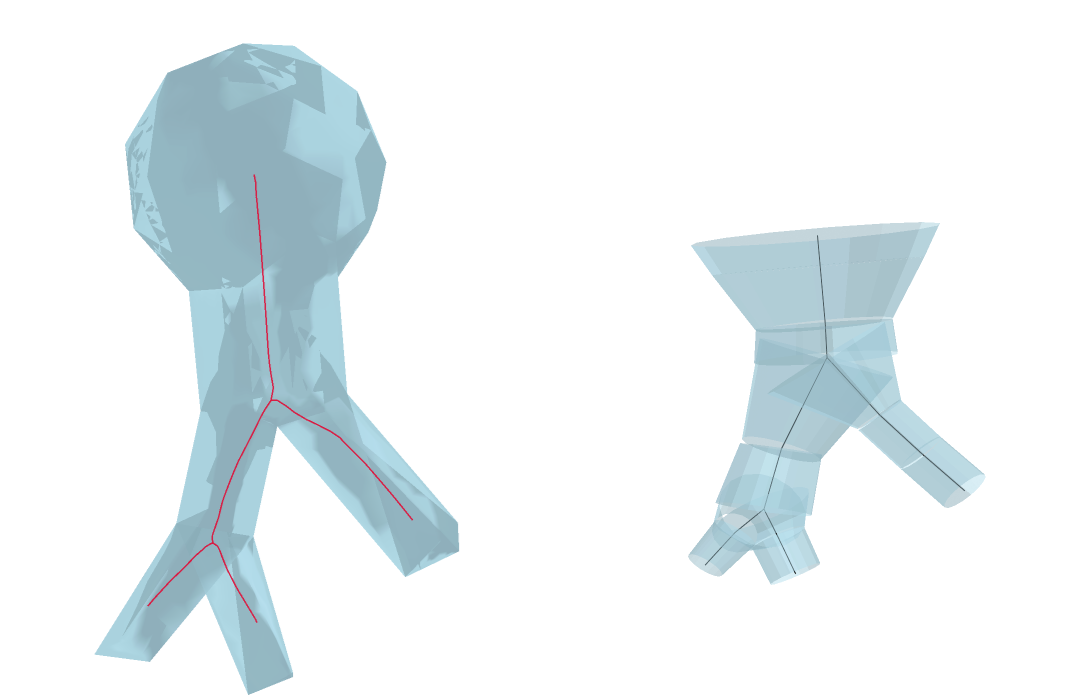

Here is the notebook cell this chart was saved with:
### Markdown cell above
## Fitted cable

The mesh and skeleton are on the left; the cable model is on the right. Both panels use the same view. Validation compares cable volume and surface area with the mesh.

### Code cell
fig = visualize_mesh_cable_3d(mm, skeleton, morph, show_axes=False, camera=camera)
fig.show()

validator = Validation(mm, skeleton, morph)
validator.full_validation()

### Figure 1 — Plotly figure (JSON) as saved in the notebook; plotly's stock layout.template omitted (floating-point values rounded to 4 significant figures; data arrays with more than 128 entries replaced by an {"elided": "..."} marker saying what was removed)
{"data": [{"color": "lightblue", "i": {"elided": "2830 int values"}, "j": {"elided": "2830 int values"}, "k": {"elided": "2830 int values"}, "name": "Mesh", "opacity": 0.8, "scene": "scene", "type": "mesh3d", "x": {"elided": "1417 float values"}, "y": {"elided": "1417 float values"}, "z": {"elided": "1417 float values"}}, {"line": {"color": "crimson", "width": 3}, "mode": "lines", "name": "Skeleton 0", "opacity": 0.95, "scene": "scene", "showlegend": false, "type": "scatter3d", "x": {"elided": "408 float values"}, "y": {"elided": "408 float values"}, "z": {"elided": "408 float values"}}, {"color": "lightblue", "flatshading": true, "i": {"elided": "384 int values"}, "j": {"elided": "384 int values"}, "k": {"elided": "384 int values"}, "name": "frusta", "opacity": 0.5, "scene": "scene2", "type": "mesh3d", "x": {"elided": "384 float values"}, "y": {"elided": "384 float values"}, "z": {"elided": "384 float values"}}, {"line": {"color": "black", "width": 2}, "mode": "lines", "name": "centroid", "scene": "scene2", "type": "scatter3d", "x": [-0.4193, -0.5422, null, -0.4193, -0.2842, null, -0.4193, -0.2133, null, -0.6653, -0.5422, null, -0.4126, -0.2842, null, -0.0185, -0.2133, null, -0.0185, -0.0007525, null, -0.0185, -0.01839, null, -4.799e-05, 1.457e-05, null, -0.0007525, 1.457e-05, null, 0.01259, -0.01911, null, -0.01839, -0.01911, null], "y": [0.454, 0.3113, null, 0.454, 0.7647, null, 0.454, 0.3591, null, 0.1597, 0.3113, null, 0.9707, 0.7647, null, 0.004442, 0.3591, null, 0.004442, 0.0002211, null, 0.004442, -0.3637, null, 3.571e-05, 0.000116, null, 0.0002211, 0.000116, null, -0.9537, -0.6522, null, -0.3637, -0.6522, null], "z": [-2.667, -2.879, null, -2.667, -2.947, null, -2.667, -2.186, null, -3.136, -2.879, null, -3.199, -2.947, null, -1.389, -2.186, null, -1.389, -1.077, null, -1.389, -1.952, null, -0.25, -0.5336, null, -1.077, -0.5336, null, -2.7, -2.321, null, -1.952, -2.321, null]}], "layout": {"height": 700, "margin": {"b": 0, "l": 0, "r": 0, "t": 0}, "paper_bgcolor": "white", "scene": {"aspectmode": "data", "camera": {"eye": {"x": -2.077, "y": -0.5783, "z": 0.1998}, "up": {"x": 0.1123, "y": -0.06083, "z": 0.9918}}, "domain": {"x": [0, 0.49], "y": [0, 1]}, "xaxis": {"range": [-1.035, 0.99], "showbackground": false, "showgrid": false, "visible": false, "zeroline": false}, "yaxis": {"range": [-1.394, 1.429], "showbackground": false, "showgrid": false, "visible": false, "zeroline": false}, "zaxis": {"range": [-3.726, 1.093], "showbackground": false, "showgrid": false, "visible": false, "zeroline": false}}, "scene2": {"aspectmode": "data", "camera": {"eye": {"x": -2.077, "y": -0.5783, "z": 0.1998}, "up": {"x": 0.1123, "y": -0.06083, "z": 0.9918}}, "domain": {"x": [0.51, 1], "y": [0, 1]}, "xaxis": {"range": [-1.035, 0.99], "showbackground": false, "showgrid": false, "visible": false, "zeroline": false}, "yaxis": {"range": [-1.394, 1.429], "showbackground": false, "showgrid": false, "visible": false, "zeroline": false}, "zaxis": {"range": [-3.726, 1.093], "showbackground": false, "showgrid": false, "visible": false, "zeroline": false}}, "showlegend": false, "width": 1400}}
